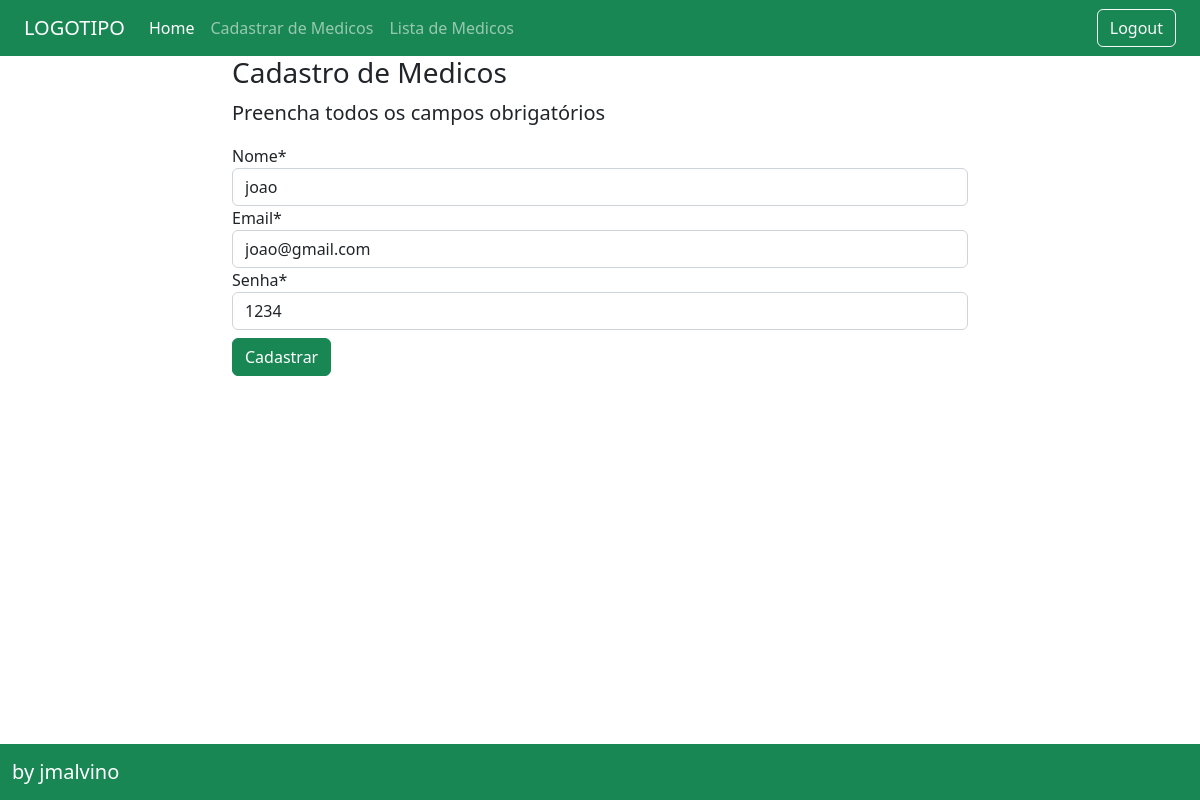
Before: /medicos/editar/medicos/1/ with the older database file.
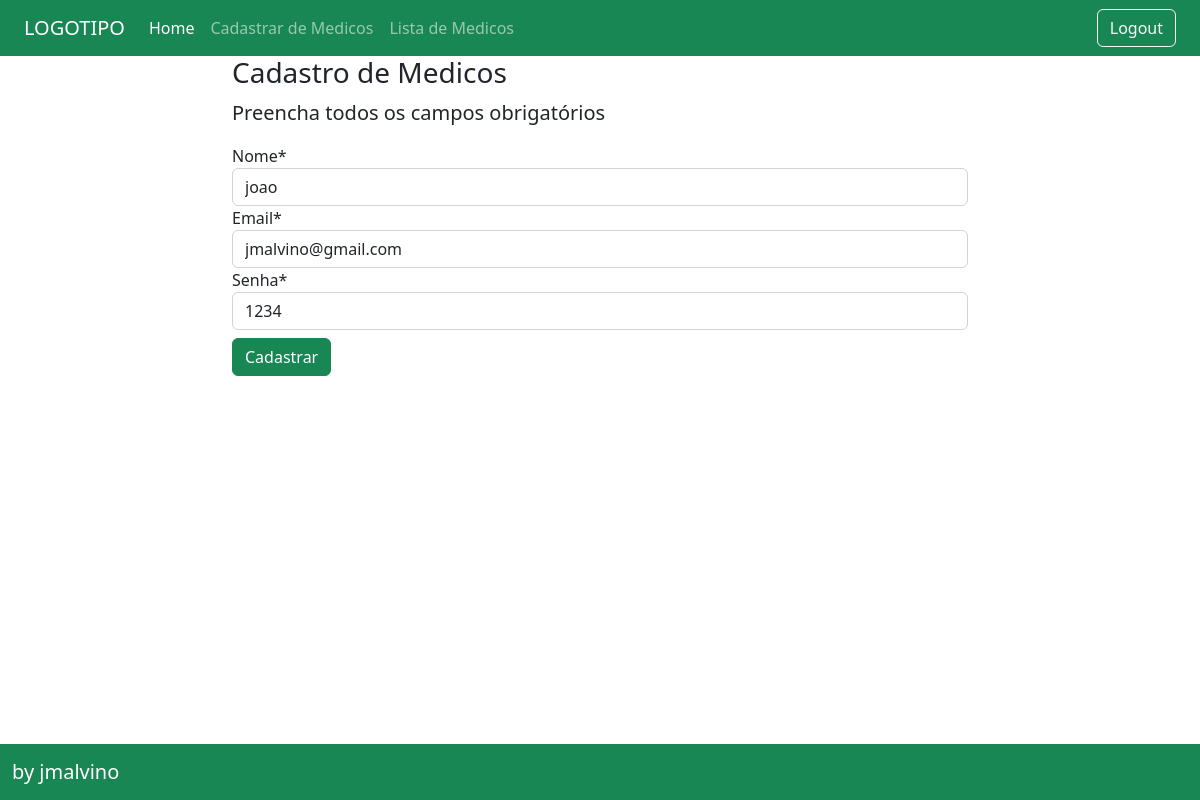
After: the same page with the newer database file.
### medicos/models.py (models this page shows, shortened)
class Medicos(models.Model):
    nome = models.CharField(max_length=255)
    email = models.CharField(max_length=100)
    senha = models.CharField(max_length=100)
    dataDeCriacao = models.DateTimeField(auto_now_add=True)

### medicos/views.py (the view)
# urls.py: path('editar/medicos/<int:pk>/', MedicosUpdate.as_view(), name="editar-medicos"),
class MedicosUpdate(UpdateView):
    model = Medicos
    fields = ['nome','email','senha']
    template_name: 'medicos/medicos_form.html'
    success_url = reverse_lazy('listar-medicos')

### medicos/templates/medicos/medicos_form.html (shortened to what this page needs)
{% extends 'medicos/base.html' %}
{% load crispy_forms_tags %}
{%block conteudo %}
<h3>Cadastro de Medicos</h3>
<p class='lead'>
    Preencha todos os campos obrigatórios
</p>
<form action ="" method="post">
    {{ form|crispy}}
    <button type="submit" class="btn btn-success mt-2"> Cadastrar </button>
</form>
{% endblock %}

Changed rows visible on the page:
changed Medicos "joao": email "joao@gmail.com" → "jmalvino@gmail.com"
